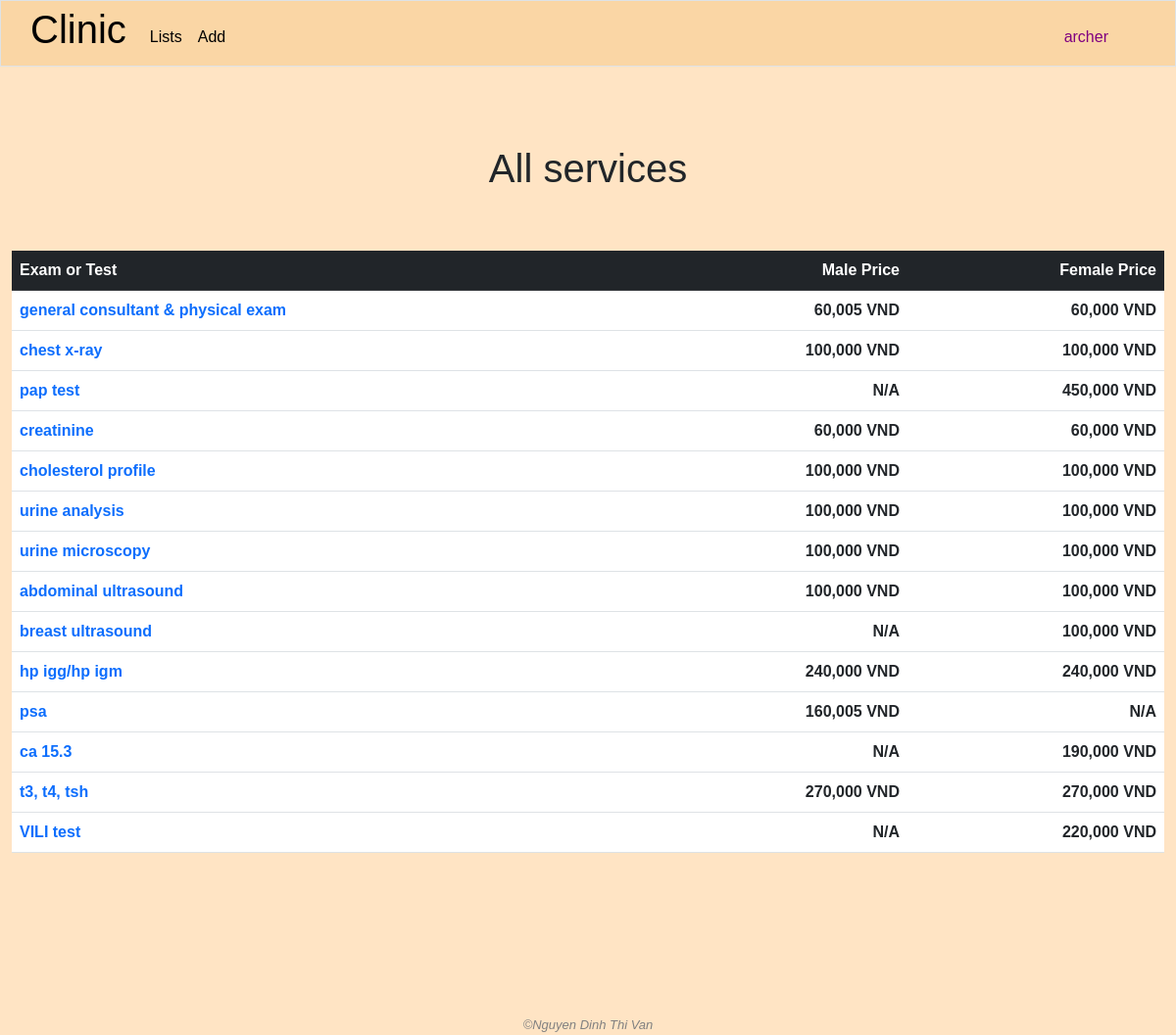
Page / (signed in) on the committed database.
### clinic/models.py (models this page shows, shortened)
class User(AbstractUser):
    class Level(models.IntegerChoices):
        LOW = 1
        MIDDLE = 2
        TOP = 3
    management_right_level = models.IntegerField(choices=Level.choices, blank=True, null=True)

class Service(models.Model):
    name = models.CharField(max_length=255)
    benefit = models.TextField(blank=True)
    male_price = models.IntegerField(blank=True, null=True)
    female_price = models.IntegerField(blank=True, null=True)
    description = models.TextField(blank=True, null=True)
    created_by = models.ForeignKey(User, blank=True, null=True, on_delete=models.SET_NULL, related_name='add_services')
    modified_by = models.ForeignKey(User, blank=True, null=True, on_delete=models.SET_NULL, related_name='modified_services')

### clinic/views.py (the view)
# urls.py: path('', views.index, name='index'),
@login_required
def index(request):
    yay_message = request.session.get('yay_message', '')
    nay_message = request.session.get('nay_message', '')
    request.session['yay_message'] = ''
    request.session['nay_message'] = ''
    services = Service.objects.all()
    return render(request, "clinic/index.html", {
        "yay_message": yay_message,
        "nay_message": nay_message,
        "services": services
    })

### clinic/templates/clinic/index.html (shortened to what this page needs)
{% extends "clinic/layout.html" %}
{% load static %}
{% load humanize %}
{% block main %}
    <h1 class="text-center page-title">All services</h1>
    <div class="container-fluid">
        <table class="table table-hover">
            <thead class="table-dark">
                <tr>
                    <th style="text-align: start;">Exam or Test</th>
                    <th style="text-align: end;">Male Price</th>
                    <th style="text-align: end;">Female Price</th>
                </tr>
            </thead>
            <tbody>
                {% for service in services %}
                    <tr>
                        <td>
                            <strong><a class="service-detail-link" href="{% url 'service_detail' service_id=service.id %}">{{ service.name }}</a></strong>
                        </td>
                        <td style="text-align: end;">
                            {% if service.male_price == None %}
                                <strong>N/A</strong>
                            {% else %}
                                <strong class="price" data-price="{{ service.male_price }}">{{ service.male_price|intcomma }}</strong> <strong class="price-currency">VND</strong>
                            {% endif %}
                        </td>
                        <td style="text-align: end;">
                            {% if service.female_price == None %}
                                <strong>N/A</strong>
                            {% else %}
                                <strong class="price" data-price="{{ service.female_price }}">{{ service.female_price|intcomma }}</strong> <strong class="price-currency">VND</strong>
                            {% endif %}
                        </td>
                    </tr>
                {% empty %}
                    No service
                {% endfor %}
            </tbody>
        </table>
    </div>
{% endblock %}

### clinic/templates/clinic/layout.html (shortened to what this page needs)
{% load static %}
<!DOCTYPE html>
<html lang="en">
    <head>
        <link rel="stylesheet" href="https://cdnjs.cloudflare.com/ajax/libs/font-awesome/4.7.0/css/font-awesome.min.css">
        <link rel="stylesheet" href="{% static 'clinic/bootstrap.css' %}">
        <link rel="stylesheet" href="{% static 'clinic/styles.css' %}">
    </head>
    <body>
        <nav class="navbar navbar-expand-lg navbar-custom border">
            <a class="navbar-brand" href="{% url 'index' %}"><span><h1>Clinic</h1></span></a>
            <div class="collapse navbar-collapse" id="navbar">
                <ul class="navbar-nav me-auto mt-2">
                    <li class="nav-item">
                        <div class="dropdown">
                            <button class="nav-link active" type="button" id="dropdownMenuButton3" data-bs-toggle="dropdown" aria-expanded="false">
                                Lists
                            </button>
                        </div>
                    </li>
                    {% if user.is_authenticated %}
                        <li class="nav-item" id="adding-items">
                            <div class="dropdown">
                                <button class="nav-link active" type="button" id="dropdownMenuButton1" data-bs-toggle="dropdown" aria-expanded="false">
                                    Add
                                </button>
                            </div>
                        </li>
                    {% endif %}
                </ul>
                <ul class="navbar-nav ms-auto mt-2">
                    {% if user.is_authenticated %}
                        <li class="nav-item">
                            <div class="dropdown">
                                <button class="nav-link active" style="color: purple;" type="button" id="dropdownMenuButton2" data-bs-toggle="dropdown" aria-expanded="false">
                                    {{ user.username }}
                                </button>
                            </div>
                        </li>
                    {% else %}
                        <li class="nav-item">
                            <a class="nav-link active" href="{% url 'login' %}">
                                Log in
                            </a>
                        </li>
                    {% endif %}
                </ul>
            </div>
        </nav>
        <main>{% block main %}{% endblock %}</main>
        <footer class="text-center">
            &#169;Nguyen Dinh Thi Van
        </footer>
    </body>
</html>

### clinic/static/clinic/styles.css (style rules this page uses)
body { font-family: sans-serif; }
body { color: auto; background-color: bisque; }
main { min-height: 40vh; }
footer { margin-top: 150px; font-family: sans-serif; font-size: 13px; font-style: italic; color: grey; }
.navbar-custom { padding: 0 60px 0 30px; background: #FAD6A5; margin-bottom: 30px; }
.page-title { margin-bottom: 1.5em; }
.service-detail-link { text-decoration: none; }
.container-fluid { display: flex; justify-content: center; align-items: center; }
td { padding: .5em; color: orange; }

### rows in the picture
User: username "archer"
Service: name "general consultant & physical exam", male_price "60,005", female_price "60,000"
Service: name "chest x-ray", male_price "100,000", female_price "100,000"
Service: name "pap test", shows "N/A", female_price "450,000"
Service: name "creatinine", male_price "60,000", female_price "60,000"
Service: name "cholesterol profile", male_price "100,000", female_price "100,000"
Service: name "urine analysis", male_price "100,000", female_price "100,000"
Service: name "urine microscopy", male_price "100,000", female_price "100,000"
Service: name "abdominal ultrasound", male_price "100,000", female_price "100,000"
Service: name "breast ultrasound", shows "N/A", female_price "100,000"
Service: name "hp igg/hp igm", male_price "240,000", female_price "240,000"
Service: name "psa", male_price "160,005", shows "N/A"
Service: name "ca 15.3", shows "N/A", female_price "190,000"
Service: name "t3, t4, tsh", male_price "270,000", female_price "270,000"
Service: name "VILI test", shows "N/A", female_price "220,000"
